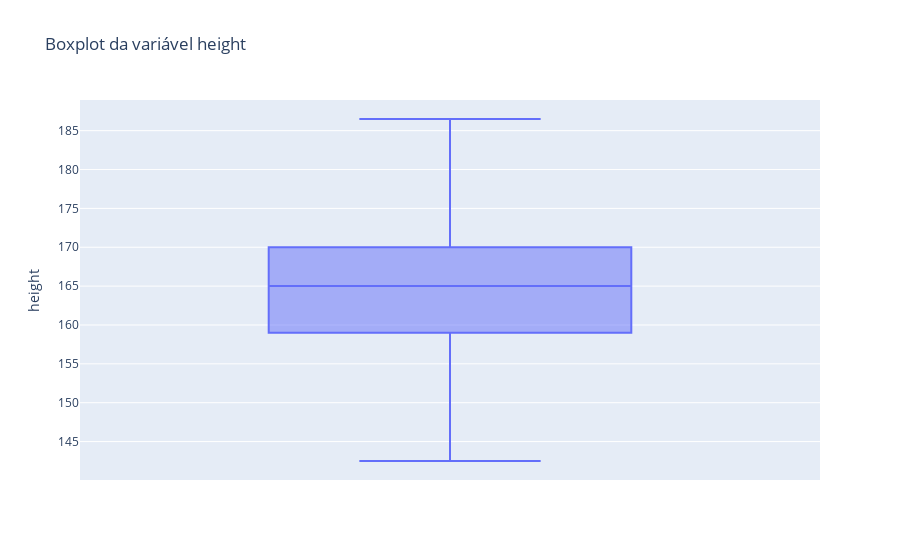

Write notebook code for a chart like this one.
### Code cell
sns.set_style('darkgrid')

fig = px.box(base, y='height', title='Boxplot da variável height')
fig.show()

### Figure 1 — Plotly figure (JSON) as saved in the notebook; plotly's stock layout.template omitted (floating-point values rounded to 4 significant figures; data arrays with more than 128 entries replaced by an {"elided": "..."} marker saying what was removed)
{"data": [{"alignmentgroup": "True", "hovertemplate": "height=%{y}<extra></extra>", "legendgroup": "", "marker": {"color": "#636efa"}, "name": "", "notched": false, "offsetgroup": "", "orientation": "v", "showlegend": false, "type": "box", "x0": " ", "xaxis": "x", "y": {"elided": "10000 float values"}, "y0": " ", "yaxis": "y"}], "layout": {"boxmode": "group", "legend": {"tracegroupgap": 0}, "title": {"text": "Boxplot da variável height"}, "xaxis": {"anchor": "y", "domain": [0, 1]}, "yaxis": {"anchor": "x", "domain": [0, 1], "title": {"text": "height"}}}}
